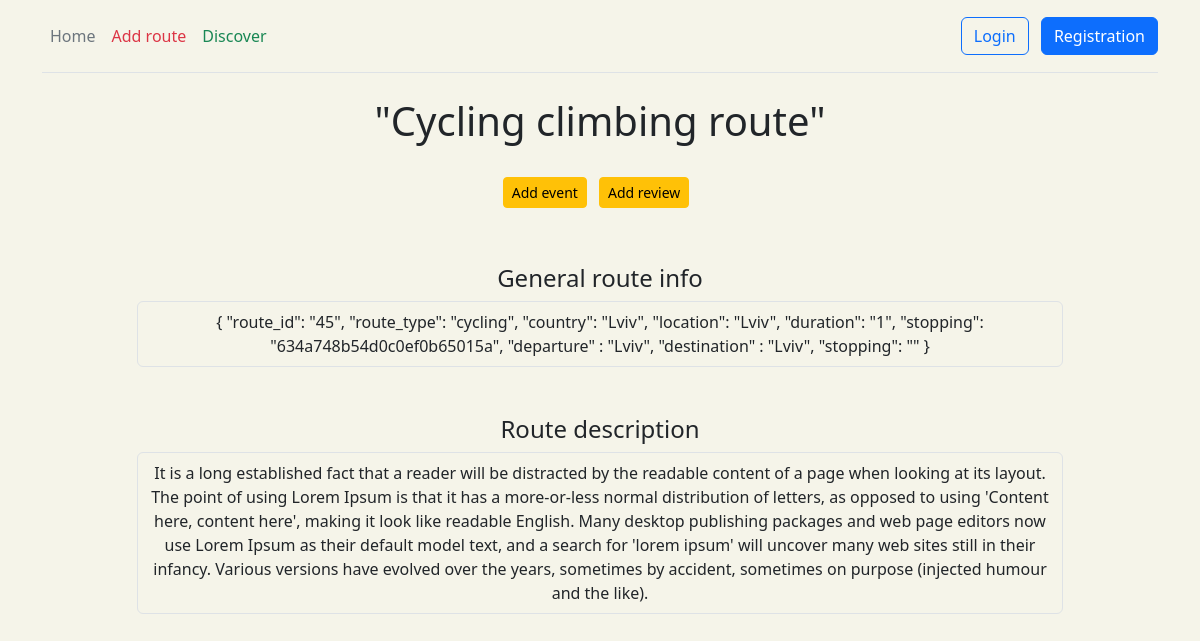
The app's page /route/45 with its own data.
### route/models.py (models this page shows, shortened)
class Route(models.Model):
    class RouteType(models.TextChoices):
        bicycle_route = 'cycling', gettext_lazy('cycling')
        hiking_route = 'hiking', gettext_lazy('hiking')
    route_name = models.CharField(max_length=255, null=True)
    route_type = models.CharField(max_length=50, choices=RouteType.choices, default=RouteType.hiking_route)
    departure = models.IntegerField()
    stopping = models.CharField(max_length=50, null=True)
    destination = models.IntegerField()
    country = models.CharField(max_length=50)
    location = models.CharField(max_length=50)
    description = models.TextField()
    duration = models.IntegerField()
    class Meta:
        verbose_name = 'Route'
        verbose_name_plural = 'Routes'

### route/views.py (the view)
# urls.py: path('<int:route_id>', views.route_info, name='route_info'),
def route_info(request, route_id):
    cursor = connection.cursor()
    raw_query_route = f"""SELECT route_route.route_name,
                            route_route.route_type,
                            route_route.country,
                            route_route.location,
                            route_route.description,
                            route_route.duration,
                            start.name                     AS departure,
                            route_route.stopping,
                            finish.name                    AS destination
                            FROM route_route
                                     JOIN route_place AS start
                                          ON start.id = route_route.departure
                                     JOIN route_place AS finish
                                          ON finish.id = route_route.destination
                            WHERE route_route.id = '{route_id}';"""
    events = models.Event.objects.filter(route_id=route_id, start_date__gte=datetime.date.today()).all()
    reviews = models.Review.objects.filter(route_id_id=route_id).all()
    cursor.execute(raw_query_route)
    row = cursor.fetchall()
    result = [{'route_name': itm[0], 'route_type': itm[1], 'country': itm[2], 'location': itm[3],
               'description': itm[4], 'duration': itm[5], 'departure': itm[6], 'stopping': itm[7],
               'destination': itm[8], 'route_id': route_id} for itm in row]
    if result:
        with MongoDBConnection('admin', 'admin', '127.0.0.1') as db:
            collection = db['stopping']
            stopping = collection.find_one({'_id': ObjectId(result[0]['stopping'])})
    else:
        stopping = None
    return render(request, 'route/route_info.html',
                  {'result': result, 'stopping': stopping, 'event': events, 'review': reviews})

### utils/mongo_utils.py (called while the page is built)
    def __enter__(self):
        CONNECTION_STRING = f"mongodb://{self.username}:{self.password}@{self.hostname}:{self.port}"
        self.client = MongoClient(CONNECTION_STRING)
        self.db = self.client['test']
        return self.db

    def __exit__(self, exc_type, exc_val, exc_tb):
        self.client.close()

### templates/route/route_info.html (shortened to what this page needs)
{% extends 'main/layout.html' %}
{% block content %}
    <div class="container text-center">
        <div class="row">
            {% if result %}
                {% for itm in result %}
                    <div class="text-center col-md-10 mx-auto">
                        <h1 class="mb-4">"{{ itm.route_name }}"</h1>
                        <div class="mb-5 p-2">
                            <a href="{% url 'route:add_event' itm.route_id %}"
                               class="btn btn-sm btn-warning flex-shrink-0 me-2">Add event</a>
                            <a href="{% url 'route:add_review' itm.route_id %}"
                               class="btn btn-sm btn-warning flex-shrink-0 me-2">Add review</a>
                        </div>
                        <h4>General route info</h4>
                        <div class="mb-5 p-2 border rounded">
                            {
                            "route_id": "{{ itm.route_id }}",
                            "route_type": "{{ itm.route_type }}",
                            "country": "{{ itm.country }}",
                            "location": "{{ itm.location }}",
                            "duration": "{{ itm.duration }}",
                            "stopping": "{{ itm.stopping }}",
                            "departure" : "{{ itm.departure }}",
                            "destination" : "{{ itm.destination }}",
                            "stopping": "{{ stopping }}"
                            }
                        </div>
                        <h4>Route description</h4>
                        <div class="mb-5 p-2 border rounded">
                            {{ itm.description }}
                        </div>
                    </div>
                {% endfor %}
            {% else %}
                <h3 class="text-center">Does not exist (route_info templ)</h3>
            {% endif %}
        </div>
    </div>
{% endblock %}

### static/main/css/layout.css (style rules this page uses)
body { background-color: #f5f4e9; }

### records on screen
Route: route_name "Cycling climbing route", route_id "45", route_type "cycling", country "Lviv", location "Lviv", duration "1", stopping "634a748b54d0c0ef0b65015a", departure "Lviv", destination "Lviv", description "It is a long established fact that a reader will be distracted by the readable content of a page when looking at its layout. The point of using Lorem Ipsum is that it has a more-or-less normal distribution of letters, as opposed to using 'Content here, content here', making it look like readable English. Many desktop publishing packages and web page editors now use Lorem Ipsum as their default model text, and a search for 'lorem ipsum' will uncover many web sites still in their infancy. Various versions have evolved over the years, sometimes by accident, sometimes on purpose (injected humour and the like)."
